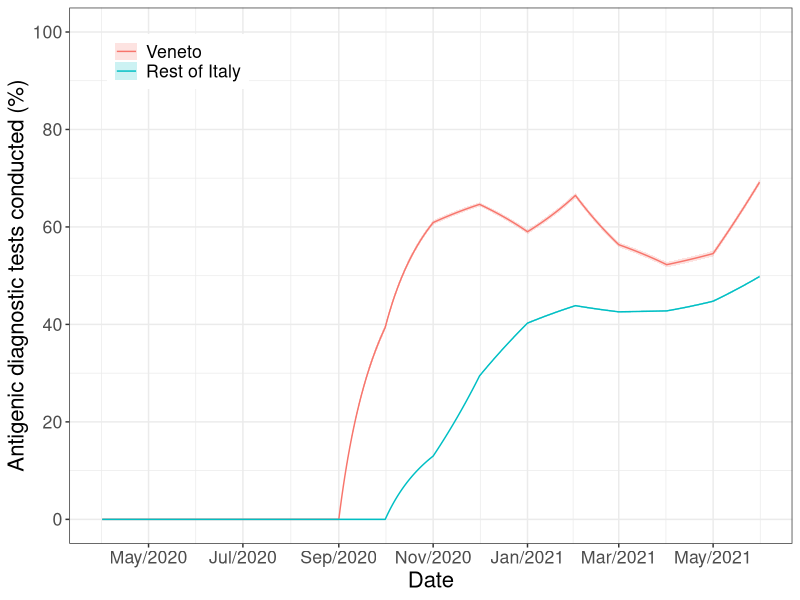

Here is the R script that generated this plot:

################  Plot data on number of antigen and molecular tests in Veneto and Italy (Figure 1) ################   

################    Set up ################   

# setwd("Q:/testing_SARS-CoV-2_variants")

# rm(list = ls())

################  Import data ###############

library(Hmisc)
library(tidyverse)

  
Italy_test_data = read.csv("model_fitting/data/Italy_daily_test_data.csv") 
Italy_test_data$total = Italy_test_data$pcr_daily_average + Italy_test_data$antigen_daily_average

Veneto_test_data = read.csv("model_fitting/data/Veneto_daily_test_data.csv") 
Veneto_test_data$total = Veneto_test_data$pcr_daily_average + Veneto_test_data$antigen_daily_average


################  Format and plot ###############


Veneto_test_conf = data.frame(Date = Veneto_test_data$Date, 
                              Hmisc::binconf(Veneto_test_data$antigen_daily_average, Veneto_test_data$total) * 100 ) 

Italy_test_conf =  data.frame(Date = Italy_test_data$Date, 
                              Hmisc::binconf(Italy_test_data$antigen_daily_average, Italy_test_data$total)* 100)


Veneto_test_conf %>% 
  filter(Date >= "2020-09-01") %>% 
  summarise(mean = mean (PointEst))

Italy_test_conf %>% 
  filter(Date >= "2020-09-01") %>% 
  summarise(mean = mean (PointEst))

Test_conf = Veneto_test_conf %>% 
  bind_rows(Italy_test_conf) %>% 
  mutate(Location = factor(rep(c("Veneto", "Rest of Italy"), each = 426), levels = c("Veneto", "Rest of Italy")),
         Date = as.Date.character(Date)) %>%  
  ggplot(aes(x = Date, y = PointEst )) +
  geom_line(aes(color = Location)) + 
  geom_ribbon(aes(ymin = Lower, ymax = Upper, fill = Location), alpha =0.2) + 
  labs(y = "Antigenic diagnostic tests conducted (%)") +
  theme_bw() + theme(
    text = element_text(size = 16),
    legend.position = c(0.15, 0.9),
    legend.title = element_blank(),
    legend.key.height = unit(.5, 'cm')) +
  scale_x_date(date_labels = "%b/%Y", breaks = "2 months")+
  scale_y_continuous(limits = c(0, 100), breaks = seq(0, 100, 20))


################  Save ###############

ggsave(
  plot = Test_conf,
  filename = "fig1.jpg",
  height = 15,
  width = 20,
  units = "cm",
  dpi = 300
)
